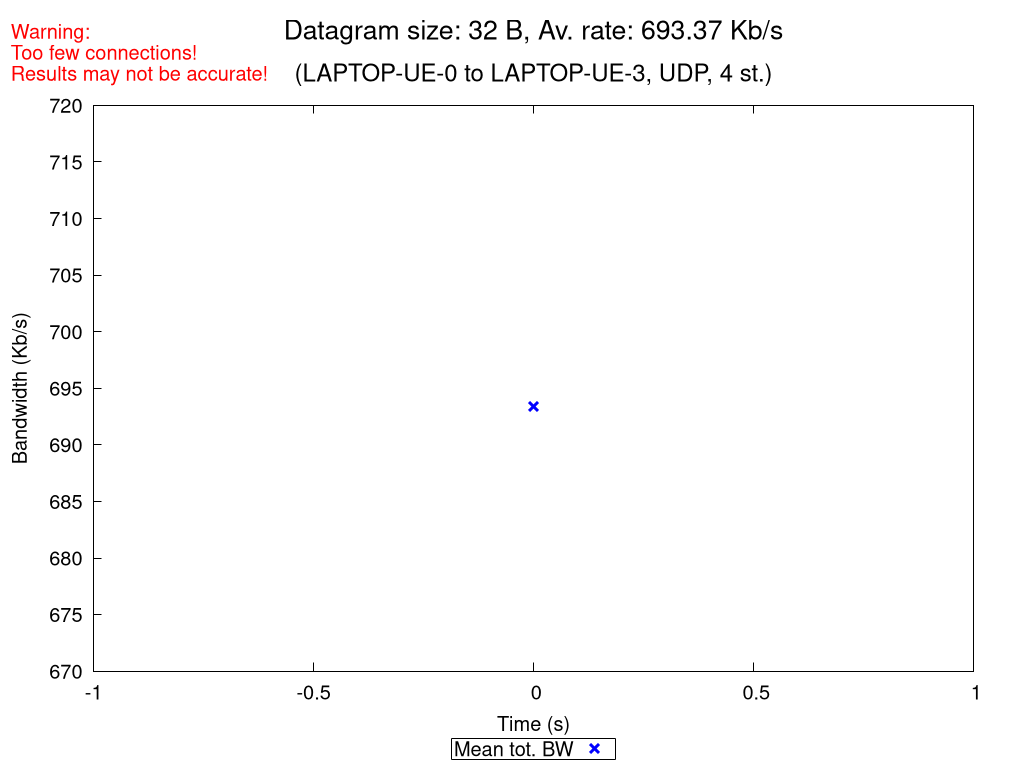

This figure's gnuplot source:
set terminal pngcairo nocrop enhanced size 1024,768 font "Verdana,15"
set output "UDP_4_st_2020_10_18_09-41-26_one2two_00032B.png"

set title "{/=20 Datagram size: 32 B, Av. rate: 693.37 Kb/s}\n\n{/=18 (LAPTOP-UE-0 to LAPTOP-UE-3, UDP, 4 st.)}"
set label "Warning:\nToo few connections!\nResults may not be accurate!" at screen 0.01, screen 0.96 tc rgb "red"

set xlabel "Time (s)"
set ylabel "Bandwidth (Kb/s)"
set ytics nomirror
set key bmargin center horizontal box samplen 1 width -1
set bmargin 4.6
set rmargin 4.5

rf = 1000.0  # rate factor
set style fill transparent solid 0.2 noborder
set autoscale xfix
plot "UDP_4_st_2020_10_18_09-41-26_one2two_00032B_iperf_processed.dat" using 1:($2/rf-$3/rf):($2/rf+$3/rf) with filledcurves lc rgb "blue" notitle, \
     "" using 1:($2/rf) with points pt 2 ps 1.5 lw 3 lc rgb "blue" title "Mean tot. BW", \
